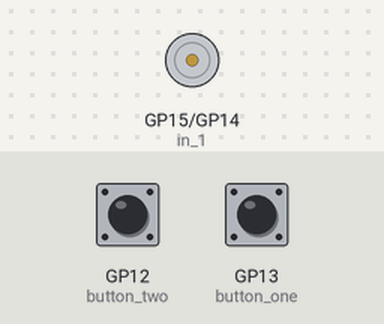
The program below on a simulated Raspberry Pi Pico running MicroPython. Parts: motor-driver pin pairs drawn as motors (green arrow = first pin HIGH = forward, orange = second pin HIGH = backward, longer = more drive). The test bench sets the inputs (shaded band); at power-on: GP12 (button_two) HIGH, GP13 (button_one) LOW.

Above: at 1.2 s.
1.3 s: GP12 (button_two) pulled LOW for 0.6 s
At 2.4 s:
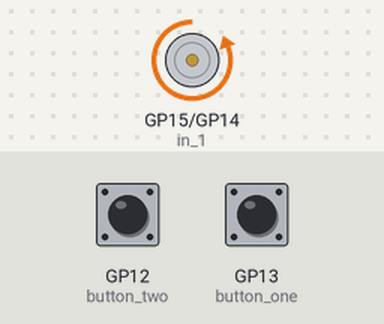
3.4 s: GP13 (button_one) pulled HIGH for 0.6 s
At 3.9 s:
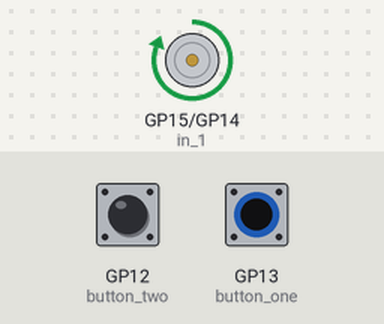
5.5 s: GP12 (button_two) pulled LOW for 1 s
At 6.7 s:
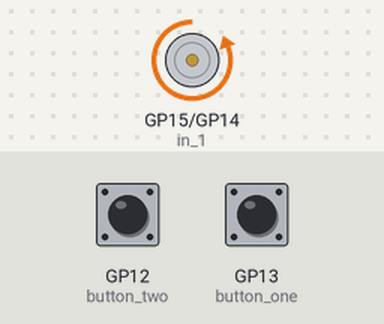
8.0 s: GP13 (button_one) pulled HIGH for 1 s
At 8.6 s:
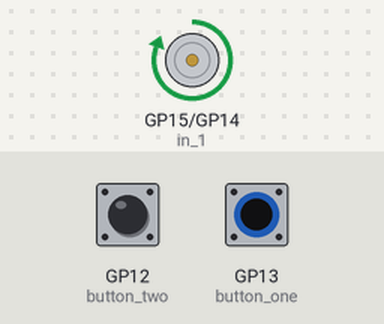
Timing chart, 0 to 11.0 s (numbered marks = the images above; inputs shaded):
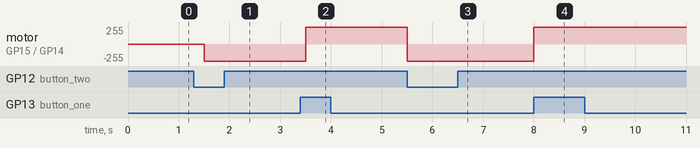

The program:

motor-button.py
```python
from machine import Pin
from utime import sleep

button_one = Pin(13, Pin.IN, Pin.PULL_DOWN)
button_two = Pin(12, Pin.IN, Pin.PULL_UP)

in_1 = Pin(15, Pin.OUT)
in_2 = Pin(14, Pin.OUT)

def forward():
    in_1.value(1)
    in_2.value(0)

def backward():
    in_1.value(0)
    in_2.value(1)

def stop():
    in_1.value(0)
    in_2.value(0)

stop()

while True:
    if button_one.value() == 1:
        forward()
    if button_two.value() == 0:
        backward()
    sleep(.5)
```

Measured:
- after the input at 1.3 s, motor on GP15 (in_1) / GP14 (in_2): stopped → backward 255/255 after 0.20 s
- after the input at 3.4 s, motor on GP15 (in_1) / GP14 (in_2): backward 255/255 → forward 255/255 after 0.10 s
- after the input at 5.5 s, motor on GP15 (in_1) / GP14 (in_2): forward 255/255 → backward 255/255 at once
- after the input at 8.0 s, motor on GP15 (in_1) / GP14 (in_2): backward 255/255 → forward 255/255 at once
